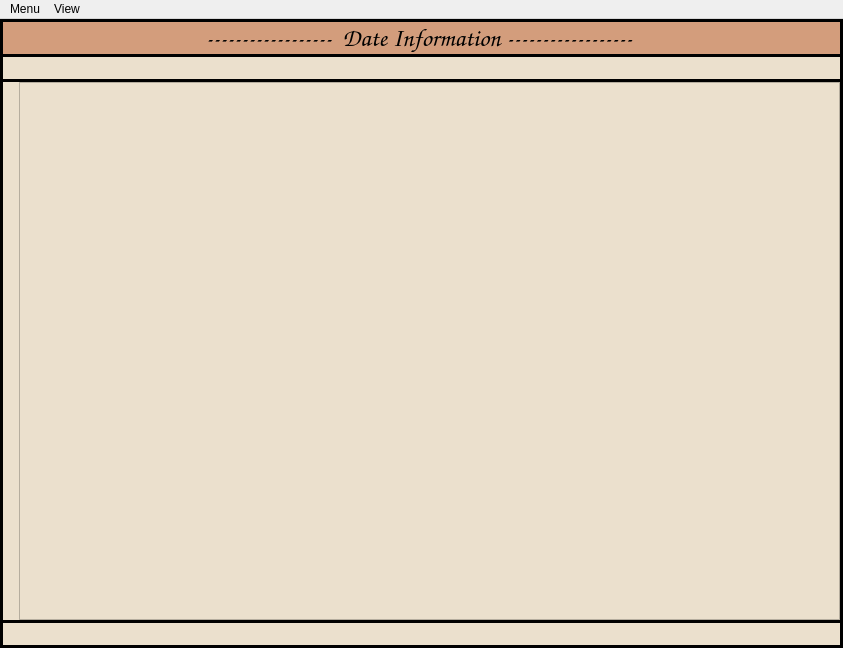
<?xml version="1.0" encoding="UTF-8"?>
<ui version="4.0">
 <class>MainWindow</class>
 <widget class="QMainWindow" name="MainWindow">
  <property name="enabled">
   <bool>true</bool>
  </property>
  <property name="geometry">
   <rect>
    <x>0</x>
    <y>0</y>
    <width>843</width>
    <height>648</height>
   </rect>
  </property>
  <property name="windowTitle">
   <string>MainWindow</string>
  </property>
  <property name="layoutDirection">
   <enum>Qt::LeftToRight</enum>
  </property>
  <property name="styleSheet">
   <string notr="true"/>
  </property>
  <property name="iconSize">
   <size>
    <width>24</width>
    <height>24</height>
   </size>
  </property>
  <property name="toolButtonStyle">
   <enum>Qt::ToolButtonIconOnly</enum>
  </property>
  <property name="animated">
   <bool>true</bool>
  </property>
  <property name="documentMode">
   <bool>false</bool>
  </property>
  <property name="tabShape">
   <enum>QTabWidget::Rounded</enum>
  </property>
  <property name="dockNestingEnabled">
   <bool>false</bool>
  </property>
  <property name="unifiedTitleAndToolBarOnMac">
   <bool>false</bool>
  </property>
  <widget class="QWidget" name="centralwidget">
   <property name="layoutDirection">
    <enum>Qt::LeftToRight</enum>
   </property>
   <property name="styleSheet">
    <string notr="true">background-color: rgb(235, 224, 205);
</string>
   </property>
   <layout class="QVBoxLayout" name="verticalLayout">
    <property name="spacing">
     <number>0</number>
    </property>
    <property name="leftMargin">
     <number>0</number>
    </property>
    <property name="topMargin">
     <number>0</number>
    </property>
    <property name="rightMargin">
     <number>0</number>
    </property>
    <property name="bottomMargin">
     <number>0</number>
    </property>
    <item>
     <layout class="QHBoxLayout" name="horizontalLayout_4">
      <property name="spacing">
       <number>0</number>
      </property>
      <property name="leftMargin">
       <number>0</number>
      </property>
      <property name="topMargin">
       <number>0</number>
      </property>
      <property name="rightMargin">
       <number>0</number>
      </property>
      <property name="bottomMargin">
       <number>0</number>
      </property>
      <item>
       <widget class="QFrame" name="frame_5">
        <property name="styleSheet">
         <string notr="true">background-color: black;</string>
        </property>
        <property name="frameShape">
         <enum>QFrame::VLine</enum>
        </property>
        <property name="frameShadow">
         <enum>QFrame::Raised</enum>
        </property>
        <property name="lineWidth">
         <number>1</number>
        </property>
       </widget>
      </item>
      <item>
       <layout class="QVBoxLayout" name="verticalLayout_3">
        <property name="spacing">
         <number>0</number>
        </property>
        <property name="leftMargin">
         <number>0</number>
        </property>
        <property name="topMargin">
         <number>0</number>
        </property>
        <property name="rightMargin">
         <number>0</number>
        </property>
        <property name="bottomMargin">
         <number>0</number>
        </property>
        <item>
         <widget class="QFrame" name="frame_4">
          <property name="styleSheet">
           <string notr="true">background-color: black;</string>
          </property>
          <property name="frameShape">
           <enum>QFrame::HLine</enum>
          </property>
          <property name="frameShadow">
           <enum>QFrame::Raised</enum>
          </property>
          <property name="lineWidth">
           <number>1</number>
          </property>
          <property name="midLineWidth">
           <number>0</number>
          </property>
         </widget>
        </item>
        <item>
         <widget class="QLabel" name="date_label">
          <property name="font">
           <font>
            <family>Comic Sans MS</family>
            <pointsize>19</pointsize>
            <italic>false</italic>
            <bold>false</bold>
            <stylestrategy>PreferDefault</stylestrategy>
           </font>
          </property>
          <property name="focusPolicy">
           <enum>Qt::NoFocus</enum>
          </property>
          <property name="layoutDirection">
           <enum>Qt::LeftToRight</enum>
          </property>
          <property name="autoFillBackground">
           <bool>false</bool>
          </property>
          <property name="styleSheet">
           <string notr="true">background-color: rgb(211, 157, 124);
color: black;</string>
          </property>
          <property name="inputMethodHints">
           <set>Qt::ImhNone</set>
          </property>
          <property name="midLineWidth">
           <number>1</number>
          </property>
          <property name="text">
           <string>------------------  Date Information ------------------ </string>
          </property>
          <property name="textFormat">
           <enum>Qt::AutoText</enum>
          </property>
          <property name="alignment">
           <set>Qt::AlignCenter</set>
          </property>
          <property name="margin">
           <number>15</number>
          </property>
         </widget>
        </item>
        <item>
         <widget class="QFrame" name="frame_2">
          <property name="styleSheet">
           <string notr="true">background-color: black;
</string>
          </property>
          <property name="frameShape">
           <enum>QFrame::HLine</enum>
          </property>
          <property name="frameShadow">
           <enum>QFrame::Raised</enum>
          </property>
          <property name="lineWidth">
           <number>1</number>
          </property>
          <property name="midLineWidth">
           <number>0</number>
          </property>
         </widget>
        </item>
        <item>
         <layout class="QHBoxLayout" name="horizontalLayout">
          <property name="spacing">
           <number>0</number>
          </property>
          <property name="leftMargin">
           <number>0</number>
          </property>
          <property name="topMargin">
           <number>0</number>
          </property>
          <property name="rightMargin">
           <number>0</number>
          </property>
          <property name="bottomMargin">
           <number>0</number>
          </property>
          <item>
           <spacer name="horizontalSpacer">
            <property name="orientation">
             <enum>Qt::Horizontal</enum>
            </property>
            <property name="sizeHint" stdset="0">
             <size>
              <width>40</width>
              <height>20</height>
             </size>
            </property>
           </spacer>
          </item>
          <item>
           <widget class="QPushButton" name="Add">
            <property name="toolTip">
             <string notr="true"/>
            </property>
            <property name="styleSheet">
             <string notr="true"/>
            </property>
            <property name="text">
             <string/>
            </property>
            <property name="icon">
             <iconset>
              <normaloff>../../Button icons/Add.png</normaloff>../../Button icons/Add.png</iconset>
            </property>
            <property name="iconSize">
             <size>
              <width>60</width>
              <height>30</height>
             </size>
            </property>
            <property name="flat">
             <bool>true</bool>
            </property>
           </widget>
          </item>
          <item>
           <spacer name="horizontalSpacer_3">
            <property name="orientation">
             <enum>Qt::Horizontal</enum>
            </property>
            <property name="sizeType">
             <enum>QSizePolicy::Minimum</enum>
            </property>
            <property name="sizeHint" stdset="0">
             <size>
              <width>10</width>
              <height>20</height>
             </size>
            </property>
           </spacer>
          </item>
          <item>
           <widget class="QPushButton" name="Remove">
            <property name="text">
             <string/>
            </property>
            <property name="icon">
             <iconset>
              <normaloff>../../Button icons/Remove.png</normaloff>../../Button icons/Remove.png</iconset>
            </property>
            <property name="iconSize">
             <size>
              <width>72</width>
              <height>30</height>
             </size>
            </property>
            <property name="flat">
             <bool>true</bool>
            </property>
           </widget>
          </item>
          <item>
           <spacer name="horizontalSpacer_4">
            <property name="orientation">
             <enum>Qt::Horizontal</enum>
            </property>
            <property name="sizeType">
             <enum>QSizePolicy::Minimum</enum>
            </property>
            <property name="sizeHint" stdset="0">
             <size>
              <width>10</width>
              <height>20</height>
             </size>
            </property>
           </spacer>
          </item>
          <item>
           <widget class="QPushButton" name="Edit">
            <property name="text">
             <string/>
            </property>
            <property name="icon">
             <iconset>
              <normaloff>../../Button icons/Edit.png</normaloff>../../Button icons/Edit.png</iconset>
            </property>
            <property name="iconSize">
             <size>
              <width>60</width>
              <height>30</height>
             </size>
            </property>
            <property name="flat">
             <bool>true</bool>
            </property>
           </widget>
          </item>
          <item>
           <spacer name="horizontalSpacer_2">
            <property name="orientation">
             <enum>Qt::Horizontal</enum>
            </property>
            <property name="sizeHint" stdset="0">
             <size>
              <width>40</width>
              <height>20</height>
             </size>
            </property>
           </spacer>
          </item>
         </layout>
        </item>
        <item>
         <widget class="QFrame" name="frame">
          <property name="styleSheet">
           <string notr="true">background-color: black;</string>
          </property>
          <property name="frameShape">
           <enum>QFrame::HLine</enum>
          </property>
          <property name="frameShadow">
           <enum>QFrame::Raised</enum>
          </property>
          <property name="lineWidth">
           <number>1</number>
          </property>
          <property name="midLineWidth">
           <number>0</number>
          </property>
          <widget class="QFrame" name="frame_7">
           <property name="geometry">
            <rect>
             <x>0</x>
             <y>0</y>
             <width>713</width>
             <height>3</height>
            </rect>
           </property>
           <property name="styleSheet">
            <string notr="true">background-color: black;</string>
           </property>
           <property name="frameShape">
            <enum>QFrame::HLine</enum>
           </property>
           <property name="frameShadow">
            <enum>QFrame::Raised</enum>
           </property>
           <property name="lineWidth">
            <number>1</number>
           </property>
           <property name="midLineWidth">
            <number>0</number>
           </property>
          </widget>
         </widget>
        </item>
        <item>
         <layout class="QHBoxLayout" name="horizontalLayout_7" stretch="0,0">
          <property name="spacing">
           <number>0</number>
          </property>
          <property name="leftMargin">
           <number>0</number>
          </property>
          <property name="topMargin">
           <number>0</number>
          </property>
          <property name="rightMargin">
           <number>0</number>
          </property>
          <property name="bottomMargin">
           <number>0</number>
          </property>
          <item>
           <spacer name="horizontalSpacer_9">
            <property name="orientation">
             <enum>Qt::Horizontal</enum>
            </property>
            <property name="sizeHint" stdset="0">
             <size>
              <width>40</width>
              <height>20</height>
             </size>
            </property>
           </spacer>
          </item>
          <item>
           <widget class="QListWidget" name="things_list">
            <property name="enabled">
             <bool>true</bool>
            </property>
            <property name="minimumSize">
             <size>
              <width>821</width>
              <height>0</height>
             </size>
            </property>
            <property name="baseSize">
             <size>
              <width>0</width>
              <height>0</height>
             </size>
            </property>
            <property name="font">
             <font>
              <pointsize>10</pointsize>
              <bold>false</bold>
              <kerning>true</kerning>
             </font>
            </property>
            <property name="mouseTracking">
             <bool>false</bool>
            </property>
            <property name="tabletTracking">
             <bool>false</bool>
            </property>
            <property name="focusPolicy">
             <enum>Qt::StrongFocus</enum>
            </property>
            <property name="autoFillBackground">
             <bool>true</bool>
            </property>
            <property name="styleSheet">
             <string notr="true"/>
            </property>
            <property name="autoScrollMargin">
             <number>16</number>
            </property>
            <property name="editTriggers">
             <set>QAbstractItemView::DoubleClicked|QAbstractItemView::EditKeyPressed</set>
            </property>
            <property name="movement">
             <enum>QListView::Static</enum>
            </property>
            <property name="flow">
             <enum>QListView::TopToBottom</enum>
            </property>
            <property name="isWrapping" stdset="0">
             <bool>false</bool>
            </property>
            <property name="resizeMode">
             <enum>QListView::Fixed</enum>
            </property>
            <property name="layoutMode">
             <enum>QListView::SinglePass</enum>
            </property>
            <property name="sortingEnabled">
             <bool>false</bool>
            </property>
           </widget>
          </item>
         </layout>
        </item>
        <item>
         <widget class="QFrame" name="frame_3">
          <property name="styleSheet">
           <string notr="true">background-color: black;</string>
          </property>
          <property name="frameShape">
           <enum>QFrame::HLine</enum>
          </property>
          <property name="frameShadow">
           <enum>QFrame::Raised</enum>
          </property>
          <property name="lineWidth">
           <number>1</number>
          </property>
          <property name="midLineWidth">
           <number>0</number>
          </property>
          <widget class="QFrame" name="frame_8">
           <property name="geometry">
            <rect>
             <x>340</x>
             <y>0</y>
             <width>667</width>
             <height>3</height>
            </rect>
           </property>
           <property name="styleSheet">
            <string notr="true">background-color: black;</string>
           </property>
           <property name="frameShape">
            <enum>QFrame::HLine</enum>
           </property>
           <property name="frameShadow">
            <enum>QFrame::Raised</enum>
           </property>
           <property name="lineWidth">
            <number>1</number>
           </property>
           <property name="midLineWidth">
            <number>0</number>
           </property>
          </widget>
         </widget>
        </item>
        <item>
         <layout class="QHBoxLayout" name="horizontalLayout_2">
          <property name="spacing">
           <number>0</number>
          </property>
          <property name="leftMargin">
           <number>0</number>
          </property>
          <property name="topMargin">
           <number>0</number>
          </property>
          <property name="rightMargin">
           <number>0</number>
          </property>
          <property name="bottomMargin">
           <number>0</number>
          </property>
          <item>
           <spacer name="horizontalSpacer_11">
            <property name="orientation">
             <enum>Qt::Horizontal</enum>
            </property>
            <property name="sizeType">
             <enum>QSizePolicy::Fixed</enum>
            </property>
            <property name="sizeHint" stdset="0">
             <size>
              <width>10</width>
              <height>20</height>
             </size>
            </property>
           </spacer>
          </item>
          <item>
           <widget class="QPushButton" name="previousDay">
            <property name="text">
             <string/>
            </property>
            <property name="icon">
             <iconset>
              <normaloff>../../Button icons/Previous day.png</normaloff>../../Button icons/Previous day.png</iconset>
            </property>
            <property name="iconSize">
             <size>
              <width>120</width>
              <height>50</height>
             </size>
            </property>
            <property name="flat">
             <bool>true</bool>
            </property>
           </widget>
          </item>
          <item>
           <spacer name="horizontalSpacer_5">
            <property name="orientation">
             <enum>Qt::Horizontal</enum>
            </property>
            <property name="sizeHint" stdset="0">
             <size>
              <width>40</width>
              <height>20</height>
             </size>
            </property>
           </spacer>
          </item>
          <item>
           <widget class="QPushButton" name="doneTask">
            <property name="text">
             <string/>
            </property>
            <property name="icon">
             <iconset resource="res.qrc">
              <normaloff>:/done.png</normaloff>:/done.png</iconset>
            </property>
            <property name="iconSize">
             <size>
              <width>32</width>
              <height>32</height>
             </size>
            </property>
            <property name="flat">
             <bool>true</bool>
            </property>
           </widget>
          </item>
          <item>
           <spacer name="horizontalSpacer_7">
            <property name="orientation">
             <enum>Qt::Horizontal</enum>
            </property>
            <property name="sizeType">
             <enum>QSizePolicy::Preferred</enum>
            </property>
            <property name="sizeHint" stdset="0">
             <size>
              <width>10</width>
              <height>20</height>
             </size>
            </property>
           </spacer>
          </item>
          <item>
           <widget class="QPushButton" name="expectedTask">
            <property name="sizePolicy">
             <sizepolicy hsizetype="Minimum" vsizetype="Fixed">
              <horstretch>0</horstretch>
              <verstretch>0</verstretch>
             </sizepolicy>
            </property>
            <property name="text">
             <string/>
            </property>
            <property name="icon">
             <iconset resource="res.qrc">
              <normaloff>:/expected.png</normaloff>:/expected.png</iconset>
            </property>
            <property name="iconSize">
             <size>
              <width>32</width>
              <height>32</height>
             </size>
            </property>
            <property name="flat">
             <bool>true</bool>
            </property>
           </widget>
          </item>
          <item>
           <spacer name="horizontalSpacer_8">
            <property name="orientation">
             <enum>Qt::Horizontal</enum>
            </property>
            <property name="sizeType">
             <enum>QSizePolicy::Preferred</enum>
            </property>
            <property name="sizeHint" stdset="0">
             <size>
              <width>10</width>
              <height>20</height>
             </size>
            </property>
           </spacer>
          </item>
          <item>
           <widget class="QPushButton" name="failedTask">
            <property name="enabled">
             <bool>true</bool>
            </property>
            <property name="text">
             <string/>
            </property>
            <property name="icon">
             <iconset resource="res.qrc">
              <normaloff>:/failed.png</normaloff>:/failed.png</iconset>
            </property>
            <property name="iconSize">
             <size>
              <width>32</width>
              <height>32</height>
             </size>
            </property>
            <property name="shortcut">
             <string/>
            </property>
            <property name="autoDefault">
             <bool>false</bool>
            </property>
            <property name="default">
             <bool>false</bool>
            </property>
            <property name="flat">
             <bool>true</bool>
            </property>
           </widget>
          </item>
          <item>
           <spacer name="horizontalSpacer_6">
            <property name="orientation">
             <enum>Qt::Horizontal</enum>
            </property>
            <property name="sizeHint" stdset="0">
             <size>
              <width>40</width>
              <height>20</height>
             </size>
            </property>
           </spacer>
          </item>
          <item>
           <widget class="QPushButton" name="nextDay">
            <property name="text">
             <string/>
            </property>
            <property name="icon">
             <iconset>
              <normaloff>../../Button icons/Next day.png</normaloff>../../Button icons/Next day.png</iconset>
            </property>
            <property name="iconSize">
             <size>
              <width>95</width>
              <height>50</height>
             </size>
            </property>
            <property name="autoDefault">
             <bool>false</bool>
            </property>
            <property name="default">
             <bool>false</bool>
            </property>
            <property name="flat">
             <bool>true</bool>
            </property>
           </widget>
          </item>
          <item>
           <spacer name="horizontalSpacer_12">
            <property name="orientation">
             <enum>Qt::Horizontal</enum>
            </property>
            <property name="sizeType">
             <enum>QSizePolicy::Fixed</enum>
            </property>
            <property name="sizeHint" stdset="0">
             <size>
              <width>10</width>
              <height>20</height>
             </size>
            </property>
           </spacer>
          </item>
         </layout>
        </item>
        <item>
         <widget class="QFrame" name="frame_9">
          <property name="styleSheet">
           <string notr="true">background-color: black;</string>
          </property>
          <property name="frameShape">
           <enum>QFrame::HLine</enum>
          </property>
          <property name="frameShadow">
           <enum>QFrame::Raised</enum>
          </property>
          <property name="lineWidth">
           <number>1</number>
          </property>
          <property name="midLineWidth">
           <number>0</number>
          </property>
         </widget>
        </item>
       </layout>
      </item>
      <item>
       <widget class="QFrame" name="frame_6">
        <property name="styleSheet">
         <string notr="true">background-color: black;</string>
        </property>
        <property name="frameShape">
         <enum>QFrame::VLine</enum>
        </property>
        <property name="frameShadow">
         <enum>QFrame::Raised</enum>
        </property>
       </widget>
      </item>
     </layout>
    </item>
   </layout>
  </widget>
  <widget class="QMenuBar" name="menubar">
   <property name="geometry">
    <rect>
     <x>0</x>
     <y>0</y>
     <width>843</width>
     <height>21</height>
    </rect>
   </property>
   <widget class="QMenu" name="menuView">
    <property name="title">
     <string>View</string>
    </property>
    <addaction name="separator"/>
    <addaction name="actionAlways_on_top"/>
    <addaction name="actionReset_to_default"/>
   </widget>
   <widget class="QMenu" name="menuMenu">
    <property name="title">
     <string>Menu</string>
    </property>
    <addaction name="actionExit"/>
   </widget>
   <addaction name="menuMenu"/>
   <addaction name="menuView"/>
  </widget>
  <action name="actionReset_to_default">
   <property name="text">
    <string>Reset to default</string>
   </property>
  </action>
  <action name="actionExit">
   <property name="text">
    <string>Exit</string>
   </property>
  </action>
  <action name="actionAlways_on_top">
   <property name="text">
    <string>Always on top</string>
   </property>
  </action>
 </widget>
 <resources>
  <include location="res.qrc"/>
 </resources>
 <connections/>
</ui>
